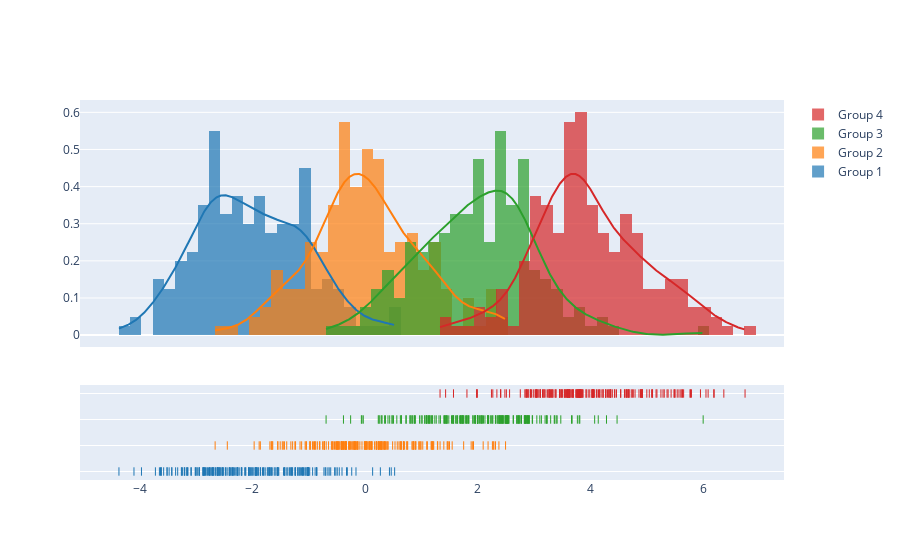

The notebook cell saved with this chart:
### Code cell
import plotly.figure_factory as ff

# Add histogram data
x1 = np.random.randn(200) - 2
x2 = np.random.randn(200)
x3 = np.random.randn(200) + 2
x4 = np.random.randn(200) + 4

# Group data together
hist_data = [x1, x2, x3, x4]

group_labels = ['Group 1', 'Group 2', 'Group 3', 'Group 4']

# Create distplot with custom bin_size
fig = ff.create_distplot(hist_data, group_labels, bin_size=.2)
fig.show()

### Figure 1 — Plotly figure (JSON) as saved in the notebook; plotly's stock layout.template omitted (floating-point values rounded to 4 significant figures; data arrays with more than 128 entries replaced by an {"elided": "..."} marker saying what was removed)
{"data": [{"autobinx": false, "histnorm": "probability density", "legendgroup": "Group 1", "marker": {"color": "rgb(31, 119, 180)"}, "name": "Group 1", "opacity": 0.7, "type": "histogram", "x": {"elided": "200 float values"}, "xaxis": "x", "xbins": {"end": 0.5239, "size": 0.2, "start": -4.368}, "yaxis": "y"}, {"autobinx": false, "histnorm": "probability density", "legendgroup": "Group 2", "marker": {"color": "rgb(255, 127, 14)"}, "name": "Group 2", "opacity": 0.7, "type": "histogram", "x": {"elided": "200 float values"}, "xaxis": "x", "xbins": {"end": 2.492, "size": 0.2, "start": -2.661}, "yaxis": "y"}, {"autobinx": false, "histnorm": "probability density", "legendgroup": "Group 3", "marker": {"color": "rgb(44, 160, 44)"}, "name": "Group 3", "opacity": 0.7, "type": "histogram", "x": {"elided": "200 float values"}, "xaxis": "x", "xbins": {"end": 5.999, "size": 0.2, "start": -0.6925}, "yaxis": "y"}, {"autobinx": false, "histnorm": "probability density", "legendgroup": "Group 4", "marker": {"color": "rgb(214, 39, 40)"}, "name": "Group 4", "opacity": 0.7, "type": "histogram", "x": {"elided": "200 float values"}, "xaxis": "x", "xbins": {"end": 6.742, "size": 0.2, "start": 1.33}, "yaxis": "y"}, {"legendgroup": "Group 1", "marker": {"color": "rgb(31, 119, 180)"}, "mode": "lines", "name": "Group 1", "showlegend": false, "type": "scatter", "x": {"elided": "500 float values"}, "xaxis": "x", "y": {"elided": "500 float values"}, "yaxis": "y"}, {"legendgroup": "Group 2", "marker": {"color": "rgb(255, 127, 14)"}, "mode": "lines", "name": "Group 2", "showlegend": false, "type": "scatter", "x": {"elided": "500 float values"}, "xaxis": "x", "y": {"elided": "500 float values"}, "yaxis": "y"}, {"legendgroup": "Group 3", "marker": {"color": "rgb(44, 160, 44)"}, "mode": "lines", "name": "Group 3", "showlegend": false, "type": "scatter", "x": {"elided": "500 float values"}, "xaxis": "x", "y": {"elided": "500 float values"}, "yaxis": "y"}, {"legendgroup": "Group 4", "marker": {"color": "rgb(214, 39, 40)"}, "mode": "lines", "name": "Group 4", "showlegend": false, "type": "scatter", "x": {"elided": "500 float values"}, "xaxis": "x", "y": {"elided": "500 float values"}, "yaxis": "y"}, {"legendgroup": "Group 1", "marker": {"color": "rgb(31, 119, 180)", "symbol": "line-ns-open"}, "mode": "markers", "name": "Group 1", "showlegend": false, "type": "scatter", "x": {"elided": "200 float values"}, "xaxis": "x", "y": {"elided": "200 str values"}, "yaxis": "y2"}, {"legendgroup": "Group 2", "marker": {"color": "rgb(255, 127, 14)", "symbol": "line-ns-open"}, "mode": "markers", "name": "Group 2", "showlegend": false, "type": "scatter", "x": {"elided": "200 float values"}, "xaxis": "x", "y": {"elided": "200 str values"}, "yaxis": "y2"}, {"legendgroup": "Group 3", "marker": {"color": "rgb(44, 160, 44)", "symbol": "line-ns-open"}, "mode": "markers", "name": "Group 3", "showlegend": false, "type": "scatter", "x": {"elided": "200 float values"}, "xaxis": "x", "y": {"elided": "200 str values"}, "yaxis": "y2"}, {"legendgroup": "Group 4", "marker": {"color": "rgb(214, 39, 40)", "symbol": "line-ns-open"}, "mode": "markers", "name": "Group 4", "showlegend": false, "type": "scatter", "x": {"elided": "200 float values"}, "xaxis": "x", "y": {"elided": "200 str values"}, "yaxis": "y2"}], "layout": {"barmode": "overlay", "hovermode": "closest", "legend": {"traceorder": "reversed"}, "xaxis": {"anchor": "y2", "domain": [0, 1], "zeroline": false}, "yaxis": {"anchor": "free", "domain": [0.35, 1], "position": 0}, "yaxis2": {"anchor": "x", "domain": [0, 0.25], "dtick": 1, "showticklabels": false}}}
